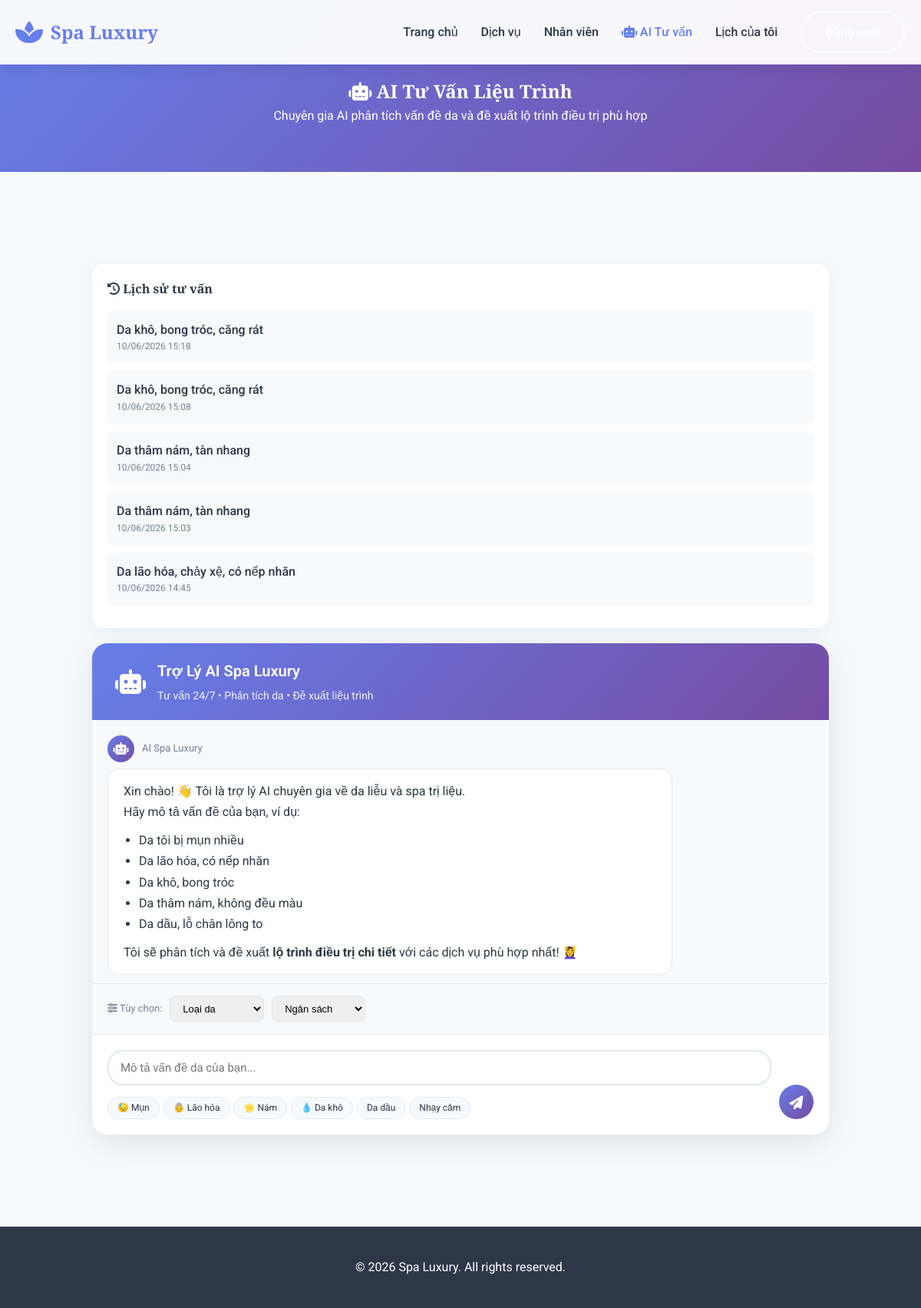
The page /ai-consultation (signed in) on the database its author committed.
### tables this page shows
CREATE TABLE IF NOT EXISTS `ai_consultations` (
  `id` int NOT NULL AUTO_INCREMENT,
  `customer_id` int DEFAULT NULL,
  `session_id` varchar(100) DEFAULT NULL,
  `user_message` text,
  `ai_response` text,
  `recommended_services` text,
  `created_at` timestamp NULL DEFAULT CURRENT_TIMESTAMP,
  PRIMARY KEY (`id`),
  KEY `customer_id` (`customer_id`),
  CONSTRAINT `ai_consultations_ibfk_1` FOREIGN KEY (`customer_id`) REFERENCES `customers` (`id`) ON DELETE SET NULL
);

### Controllers/SpaController.php (called while the page is built, shortened)
<?php
class SpaController {
    public function aiConsultation() {
    $history = [];
    if (isset($_SESSION['customer_id'])) {
        $aiModel = new AIConsultationModel();
        $history = $aiModel->getConsultationHistory($_SESSION['customer_id']);
    }
    require_once ROOT_PATH . DS . 'Views' . DS . 'spa' . DS . 'ai_consultation.php';
}
}

### config/Database.php (called while the page is built, shortened)
<?php
class Database {
    private static $instance = null;
    private $connection;
    private $host = 'localhost';
    private $db_name = 'spa_booking';
    private $username = 'root';
    private $password = '';
    private function __construct() {
        try {
            $this->connection = new PDO(
                "mysql:host=" . $this->host . ";dbname=" . $this->db_name . ";charset=utf8mb4",
                $this->username,
                $this->password
            );
            $this->connection->setAttribute(PDO::ATTR_ERRMODE, PDO::ERRMODE_EXCEPTION);
            $this->connection->setAttribute(PDO::ATTR_DEFAULT_FETCH_MODE, PDO::FETCH_ASSOC);
        } catch(PDOException $e) {
            die("Database Connection Failed: " . $e->getMessage());
        }
    }
    public static function getInstance() {
        if (self::$instance === null) {
            self::$instance = new self();
        }
        return self::$instance;
    }
    public function query($sql, $params = []) {
        $stmt = $this->connection->prepare($sql);
        $stmt->execute($params);
        return $stmt->fetchAll();
    }
}

### Models/AIConsultationModel.php (called while the page is built, shortened)
<?php
class AIConsultationModel {
    protected $db;
    public function __construct() {
        $this->db = Database::getInstance();
    }
public function getConsultationHistory($customerId, $limit = 5) {
    $limit = (int)$limit;
    return $this->db->query(
        "SELECT * FROM ai_consultations
         WHERE customer_id = ?
         ORDER BY created_at DESC
         LIMIT {$limit}",
        [$customerId]
    );
}
}

### Views/spa/ai_consultation.php (the view, shortened to what this page needs)
<!DOCTYPE html>
<html lang="vi">
<head>
    <link rel="stylesheet" href="<?php echo BASE_URL; ?>/public/css/style.css">
    <link rel="stylesheet" href="https://cdnjs.cloudflare.com/ajax/libs/font-awesome/6.4.0/css/all.min.css">
</head>
<body>
    <header class="header">
        <nav class="navbar">
            <div class="container">
                <div class="nav-wrapper">
                    <div class="logo">
                        <i class="fas fa-spa"></i>
                        <span>Spa Luxury</span>
                    </div>
                    <ul class="nav-menu">
                        <li><a href="<?php echo BASE_URL; ?>/" class="nav-link">Trang chủ</a></li>
                        <li><a href="<?php echo BASE_URL; ?>/services" class="nav-link">Dịch vụ</a></li>
                        <li><a href="<?php echo BASE_URL; ?>/staff" class="nav-link">Nhân viên</a></li>
                        <li><a href="<?php echo BASE_URL; ?>/ai-consultation" class="nav-link active"><i class="fas fa-robot"></i> AI Tư vấn</a></li>
                        <?php if (isset($_SESSION['customer_id'])): ?>
                            <li><a href="<?php echo BASE_URL; ?>/my-appointments" class="nav-link">Lịch của tôi</a></li>
                            <li><a href="<?php echo BASE_URL; ?>/logout" class="btn btn-outline">Đăng xuất</a></li>
                        <?php else: ?>
                            <li><a href="<?php echo BASE_URL; ?>/login" class="btn btn-primary">Đăng nhập</a></li>
                        <?php endif; ?>
                    </ul>
                </div>
            </div>
        </nav>
    </header>
    <section class="page-header" style="background: linear-gradient(135deg, #667eea 0%, #764ba2 100%); color: white; padding: 100px 0 60px; text-align: center;">
        <div class="container">
            <h1><i class="fas fa-robot"></i> AI Tư Vấn Liệu Trình</h1>
            <p>Chuyên gia AI phân tích vấn đề da và đề xuất lộ trình điều trị phù hợp</p>
        </div>
    </section>
    <section class="section-padding" style="background: #f7fafc;">
        <div class="ai-container">
            <?php if (!empty($history)): ?>
            <div class="history-panel">
                <h3><i class="fas fa-history"></i> Lịch sử tư vấn</h3>
                <div id="historyList">
                    <?php foreach ($history as $item):
                    ?>
                    <div class="history-item" onclick="loadHistory('<?php echo addslashes($item['user_message']); ?>')">
                        <div class="symptom"><?= htmlspecialchars($item['user_message']) ?></div>
                        <div class="date"><?= date('d/m/Y H:i', strtotime($item['created_at'])) ?></div>
                    </div>
                    <?php endforeach; ?>
                </div>
            </div>
            <?php endif; ?>
            <div class="ai-chat-box">
                <div class="ai-header">
                    <i class="fas fa-robot"></i>
                    <div>
                        <h2>Trợ Lý AI Spa Luxury</h2>
                        <p>Tư vấn 24/7 • Phân tích da • Đề xuất liệu trình</p>
                    </div>
                </div>
                <div class="chat-messages" id="chatMessages">
                    <div class="message ai">
                        <div class="message-header">
                            <div class="message-avatar"><i class="fas fa-robot"></i></div>
                            <span>AI Spa Luxury</span>
                        </div>
                        <div class="message-content ai-response">
                            <p>Xin chào! 👋 Tôi là trợ lý AI chuyên gia về da liễu và spa trị liệu.</p>
                            <p>Hãy mô tả vấn đề của bạn, ví dụ:</p>
                            <ul style="margin: 10px 0; padding-left: 20px;">
                                <li>Da tôi bị mụn nhiều</li>
                                <li>Da lão hóa, có nếp nhăn</li>
                                <li>Da khô, bong tróc</li>
                                <li>Da thâm nám, không đều màu</li>
                                <li>Da dầu, lỗ chân lông to</li>
                            </ul>
                            <p>Tôi sẽ phân tích và đề xuất <strong>lộ trình điều trị chi tiết</strong> với các dịch vụ phù hợp nhất! 💆‍♀️</p>
                        </div>
                    </div>
                </div>
                <div class="ai-options">
                    <span style="font-size: 13px; color: #718096;"><i class="fas fa-sliders-h"></i> Tùy chọn:</span>
                    <select id="skinType">
                        <option value="">Loại da</option>
                    </select>
                    <select id="budget">
                        <option value="">Ngân sách</option>
                    </select>
                </div>
                <div class="chat-input-area">
                    <div class="chat-input-wrapper">
                        <textarea id="userInput" placeholder="Mô tả vấn đề da của bạn..." rows="1" onkeypress="handleKeyPress(event)"></textarea>
                        <div class="quick-tags">
                            <span class="quick-tag" onclick="setInput('Da tôi bị mụn viêm, mụn ẩn')">😓 Mụn</span>
                            <span class="quick-tag" onclick="setInput('Da lão hóa, chảy xệ, có nếp nhăn')">👵 Lão hóa</span>
                            <span class="quick-tag" onclick="setInput('Da thâm nám, tàn nhang')">🌟 Nám</span>
                            <span class="quick-tag" onclick="setInput('Da khô, bong tróc, căng rát')">💧 Da khô</span>
                            <span class="quick-tag" onclick="setInput('Da dầu, lỗ chân lông to, đổ bóng')"> Da dầu</span>
                            <span class="quick-tag" onclick="setInput('Da nhạy cảm, dễ kích ứng, đỏ')"> Nhạy cảm</span>
                        </div>
                    </div>
                    <button class="btn-send" id="sendBtn" onclick="sendMessage()">
                        <i class="fas fa-paper-plane"></i>
                    </button>
                </div>
            </div>
        </div>
    </section>
    <footer style="background: #2d3748; color: white; padding: 40px 20px; text-align: center;">
        <p>&copy; 2026 Spa Luxury. All rights reserved.</p>
    </footer>
</body>
</html>

### index.php (shortened to what this page needs)
<?php
$requestUri = $_SERVER['REQUEST_URI'];
$uri = parse_url($requestUri, PHP_URL_PATH);
$uri = explode('?', $uri)[0];
$uri = '/' . trim($uri, '/');
if ($uri === '/') {
} else {
    $uri = rtrim($uri, '/');
}
foreach ($routes as $route => $config) {
    $pattern = '#^' . preg_replace('/\(\[0-9\]\+\)/', '([0-9]+)', $route) . '$#';
    if (preg_match($pattern, $uri, $matches)) {
        array_shift($matches);
        $action = $config['action'];
        $controller = new $controllerName();
        call_user_func_array([$controller, $action], $matches);
        exit;
    }
}

### public/css/style.css (style rules this page uses)
* { margin: 0; padding: 0; box-sizing: border-box; }
:root { --primary-color: #667eea; --secondary-color: #764ba2; --accent-color: #f093fb; --text-dark: #2d3748; --text-light: #718096; --bg-light: #f7fafc; --white: #ffffff; --success: #48bb78; --danger: #f56565; --warning: #ed8936; }
body { font-family: 'Roboto', sans-serif; color: var(--text-dark); line-height: 1.6; overflow-x: hidden; }
h1, h2, h3, h4, h5, h6 { font-family: 'Playfair Display', serif; font-weight: 600; }
.header { position: fixed; top: 0; left: 0; right: 0; z-index: 1000; background: rgba(255, 255, 255, 0.95); backdrop-filter: blur(10px); box-shadow: 0 2px 20px rgba(0,0,0,0.1); }
.navbar { padding: 15px 0; }
.nav-wrapper { display: flex; justify-content: space-between; align-items: center; }
.logo { display: flex; align-items: center; gap: 10px; font-size: 24px; font-weight: 700; color: var(--primary-color); font-family: 'Playfair Display', serif; }
.logo i { font-size: 32px; }
.nav-menu { display: flex; list-style: none; gap: 30px; align-items: center; }
.nav-link { text-decoration: none; color: var(--text-dark); font-weight: 500; transition: color 0.3s; position: relative; }
.nav-link:hover, .nav-link.active { color: var(--primary-color); }
.nav-link::after { content: ''; position: absolute; bottom: -5px; left: 0; width: 0; height: 2px; background: var(--primary-color); transition: width 0.3s; }
.btn { display: inline-block; padding: 12px 30px; border-radius: 50px; text-decoration: none; font-weight: 600; transition: all 0.3s; border: none; cursor: pointer; font-size: 16px; }
.btn-outline { background: transparent; color: var(--white); border: 2px solid var(--white); }
.section-padding { padding: 100px 0; }
.container { max-width: 1200px; margin: 0 auto; padding: 0 20px; }

### rows shown on the page
ai_consultations: user_message "Da khô, bong tróc, căng rát", created_at "10/06/2026 15:18"
ai_consultations: user_message "Da khô, bong tróc, căng rát", created_at "10/06/2026 15:08"
ai_consultations: user_message "Da thâm nám, tàn nhang", created_at "10/06/2026 15:04"
ai_consultations: user_message "Da thâm nám, tàn nhang", created_at "10/06/2026 15:03"
ai_consultations: user_message "Da lão hóa, chảy xệ, có nếp nhăn", created_at "10/06/2026 14:45"
